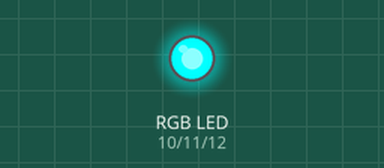
Simulated run of this sketch. Board: Arduino Uno, built with avr-gcc and run on an emulated ATmega328P. Shown: an RGB LED mixed from three pins (HIGH = lit).

Above: at 0.5 s.
At 2.5 s:
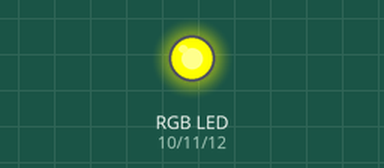
At 3.5 s:
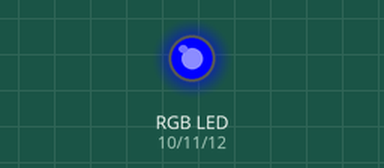
At 4.5 s:
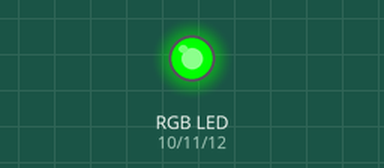
At 6.5 s:
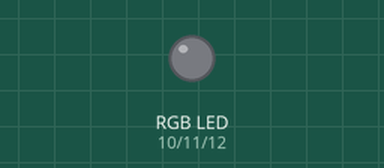
At 8.5 s:
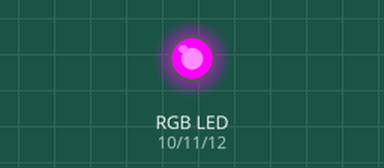
Timing chart, 0 to 9.1 s (numbered marks = the images above):
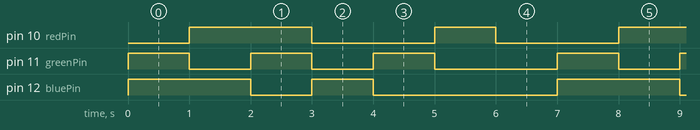

The sketch:

2_RGB_LED_Anode.ino
```cpp
int redPin = 10;
int greenPin = 11;
int bluePin = 12;

void setup()
{
 pinMode(redPin, OUTPUT);
 pinMode(greenPin, OUTPUT);
 pinMode(bluePin, OUTPUT);
}

void loop()
{
  setColor(0, 255, 255); // red
  delay(1000);
  setColor(255, 0, 255); // green
  delay(1000);
  setColor(255, 255, 0); // blue
  delay(1000);
  setColor(0, 0, 255); // yellow
  delay(1000);
  setColor(0, 255, 0); // purple
  delay(1000);
  setColor(255, 0, 0); // aqua
  delay(1000);
  setColor(0, 0, 0); // white
  delay(1000);
}

void setColor(int red, int green, int blue)
{
  analogWrite(redPin, red);
  analogWrite(greenPin, green);
  analogWrite(bluePin, blue);
}
```

Measured:
- by itself, pin 10 (redPin): repeats every 7.0 s: LOW 2.0 s, HIGH 1.0 s, LOW 2.0 s, HIGH 2.0 s
- by itself, pin 11 (greenPin): repeats every 7.0 s: 2 × (LOW 1.0 s, HIGH 1.0 s), LOW 2.0 s, HIGH 1.0 s
- by itself, pin 12 (bluePin): repeats every 7.0 s: LOW 1.0 s, HIGH 1.0 s, LOW 3.0 s, HIGH 2.0 s
